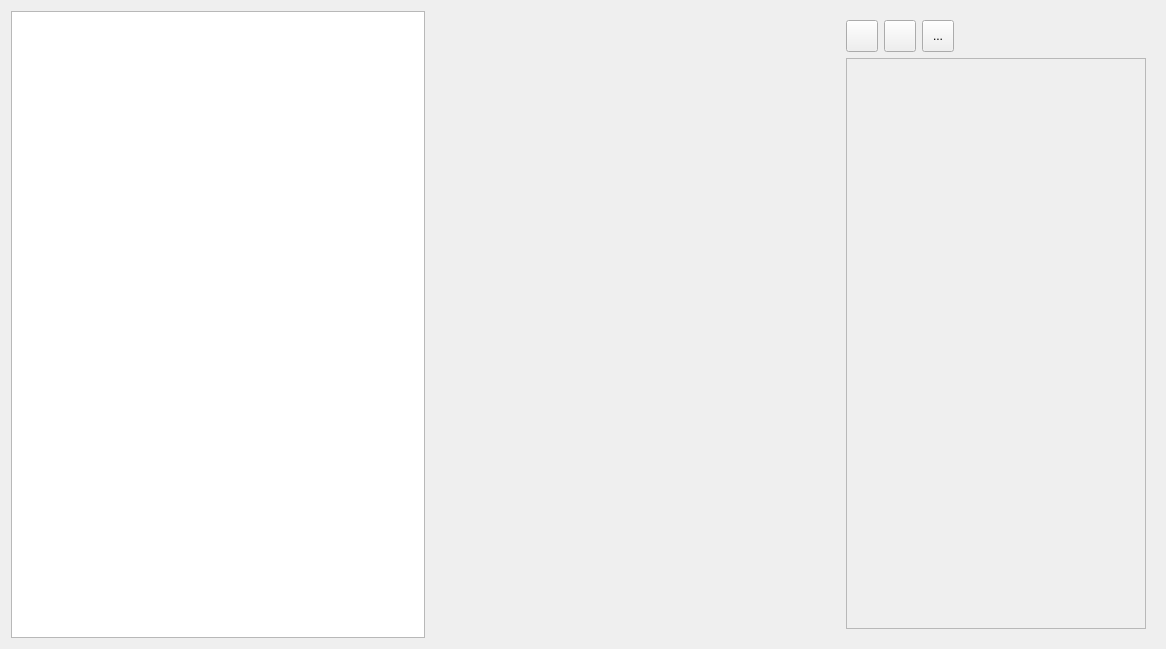
<?xml version="1.0" encoding="UTF-8"?>
<ui version="4.0">
 <class>TouchProbe</class>
 <widget class="QWidget" name="TouchProbe">
  <property name="geometry">
   <rect>
    <x>0</x>
    <y>0</y>
    <width>1166</width>
    <height>649</height>
   </rect>
  </property>
  <property name="windowTitle">
   <string>Form</string>
  </property>
  <layout class="QHBoxLayout" name="horizontalLayout">
   <property name="rightMargin">
    <number>9</number>
   </property>
   <item>
    <widget class="QTextEdit" name="textEdit">
     <property name="font">
      <font>
       <family>Lucida Console</family>
      </font>
     </property>
    </widget>
   </item>
   <item>
    <widget class="QLabel" name="label_Pix">
     <property name="minimumSize">
      <size>
       <width>400</width>
       <height>400</height>
      </size>
     </property>
     <property name="text">
      <string/>
     </property>
     <property name="scaledContents">
      <bool>false</bool>
     </property>
     <property name="alignment">
      <set>Qt::AlignCenter</set>
     </property>
    </widget>
   </item>
   <item>
    <widget class="QWidget" name="widget" native="true">
     <property name="minimumSize">
      <size>
       <width>320</width>
       <height>0</height>
      </size>
     </property>
     <property name="maximumSize">
      <size>
       <width>300</width>
       <height>16777215</height>
      </size>
     </property>
     <layout class="QVBoxLayout" name="verticalLayout">
      <item>
       <layout class="QHBoxLayout" name="horizontalLayout_ToolBar">
        <item>
         <widget class="QToolButton" name="toolButton_Edit">
          <property name="minimumSize">
           <size>
            <width>32</width>
            <height>32</height>
           </size>
          </property>
          <property name="text">
           <string/>
          </property>
          <property name="icon">
           <iconset>
            <normalon>:/Icons/TouchProbe/create.png</normalon>
           </iconset>
          </property>
          <property name="iconSize">
           <size>
            <width>24</width>
            <height>24</height>
           </size>
          </property>
         </widget>
        </item>
        <item>
         <widget class="QToolButton" name="toolButton_Pix">
          <property name="minimumSize">
           <size>
            <width>32</width>
            <height>32</height>
           </size>
          </property>
          <property name="text">
           <string/>
          </property>
          <property name="icon">
           <iconset>
            <normalon>:/Icons/TouchProbe/picture.png</normalon>
           </iconset>
          </property>
          <property name="iconSize">
           <size>
            <width>24</width>
            <height>24</height>
           </size>
          </property>
         </widget>
        </item>
        <item>
         <widget class="QToolButton" name="toolButton_Export">
          <property name="minimumSize">
           <size>
            <width>32</width>
            <height>32</height>
           </size>
          </property>
          <property name="text">
           <string>...</string>
          </property>
          <property name="icon">
           <iconset>
            <normalon>:/Icons/export.png</normalon>
           </iconset>
          </property>
          <property name="iconSize">
           <size>
            <width>24</width>
            <height>24</height>
           </size>
          </property>
         </widget>
        </item>
        <item>
         <spacer name="horizontalSpacer_4">
          <property name="orientation">
           <enum>Qt::Horizontal</enum>
          </property>
          <property name="sizeHint" stdset="0">
           <size>
            <width>40</width>
            <height>20</height>
           </size>
          </property>
         </spacer>
        </item>
       </layout>
      </item>
      <item>
       <widget class="QScrollArea" name="scrollArea">
        <property name="minimumSize">
         <size>
          <width>300</width>
          <height>0</height>
         </size>
        </property>
        <property name="maximumSize">
         <size>
          <width>300</width>
          <height>16777215</height>
         </size>
        </property>
        <property name="acceptDrops">
         <bool>true</bool>
        </property>
        <property name="widgetResizable">
         <bool>true</bool>
        </property>
        <widget class="TP_ScrollContent" name="scrollAreaWidgetContents">
         <property name="geometry">
          <rect>
           <x>0</x>
           <y>0</y>
           <width>298</width>
           <height>571</height>
          </rect>
         </property>
         <layout class="QVBoxLayout" name="verticalLayout_scrollArea">
          <property name="leftMargin">
           <number>9</number>
          </property>
          <property name="rightMargin">
           <number>3</number>
          </property>
          <item>
           <spacer name="verticalSpacer_ScrollContent">
            <property name="orientation">
             <enum>Qt::Vertical</enum>
            </property>
            <property name="sizeType">
             <enum>QSizePolicy::Expanding</enum>
            </property>
            <property name="sizeHint" stdset="0">
             <size>
              <width>20</width>
              <height>40</height>
             </size>
            </property>
           </spacer>
          </item>
         </layout>
        </widget>
       </widget>
      </item>
     </layout>
    </widget>
   </item>
  </layout>
 </widget>
 <customwidgets>
  <customwidget>
   <class>TP_ScrollContent</class>
   <extends>QWidget</extends>
   <header>TouchProbe/tp_scrollcontent.h</header>
   <container>1</container>
  </customwidget>
 </customwidgets>
 <resources/>
 <connections/>
</ui>
